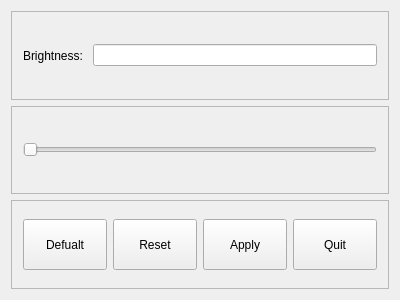
<?xml version="1.0" encoding="UTF-8"?>
<ui version="4.0">
 <class>Widget</class>
 <widget class="QWidget" name="Widget">
  <property name="geometry">
   <rect>
    <x>0</x>
    <y>0</y>
    <width>400</width>
    <height>300</height>
   </rect>
  </property>
  <property name="windowTitle">
   <string>Widget</string>
  </property>
  <layout class="QVBoxLayout" name="verticalLayout">
   <item>
    <widget class="QFrame" name="frame">
     <property name="frameShape">
      <enum>QFrame::StyledPanel</enum>
     </property>
     <property name="frameShadow">
      <enum>QFrame::Raised</enum>
     </property>
     <layout class="QHBoxLayout" name="horizontalLayout_3">
      <item>
       <widget class="QLabel" name="label_2">
        <property name="text">
         <string>Brightness: </string>
        </property>
       </widget>
      </item>
      <item>
       <widget class="QLineEdit" name="lineEditBrightness"/>
      </item>
     </layout>
    </widget>
   </item>
   <item>
    <widget class="QFrame" name="frame_3">
     <property name="frameShape">
      <enum>QFrame::StyledPanel</enum>
     </property>
     <property name="frameShadow">
      <enum>QFrame::Raised</enum>
     </property>
     <layout class="QHBoxLayout" name="horizontalLayout_2">
      <item>
       <widget class="QSlider" name="hSliderBrightness">
        <property name="orientation">
         <enum>Qt::Horizontal</enum>
        </property>
       </widget>
      </item>
     </layout>
    </widget>
   </item>
   <item>
    <widget class="QFrame" name="frame_2">
     <property name="frameShape">
      <enum>QFrame::StyledPanel</enum>
     </property>
     <property name="frameShadow">
      <enum>QFrame::Raised</enum>
     </property>
     <layout class="QHBoxLayout" name="horizontalLayout">
      <item>
       <widget class="QPushButton" name="btnDefault">
        <property name="minimumSize">
         <size>
          <width>0</width>
          <height>51</height>
         </size>
        </property>
        <property name="text">
         <string>Defualt</string>
        </property>
       </widget>
      </item>
      <item>
       <widget class="QPushButton" name="btnReset">
        <property name="minimumSize">
         <size>
          <width>0</width>
          <height>51</height>
         </size>
        </property>
        <property name="text">
         <string>Reset</string>
        </property>
       </widget>
      </item>
      <item>
       <widget class="QPushButton" name="btnApply">
        <property name="minimumSize">
         <size>
          <width>0</width>
          <height>51</height>
         </size>
        </property>
        <property name="text">
         <string>Apply</string>
        </property>
       </widget>
      </item>
      <item>
       <widget class="QPushButton" name="btnQuit">
        <property name="minimumSize">
         <size>
          <width>0</width>
          <height>51</height>
         </size>
        </property>
        <property name="text">
         <string>Quit</string>
        </property>
       </widget>
      </item>
     </layout>
    </widget>
   </item>
  </layout>
 </widget>
 <layoutdefault spacing="6" margin="11"/>
 <resources/>
 <connections/>
</ui>
